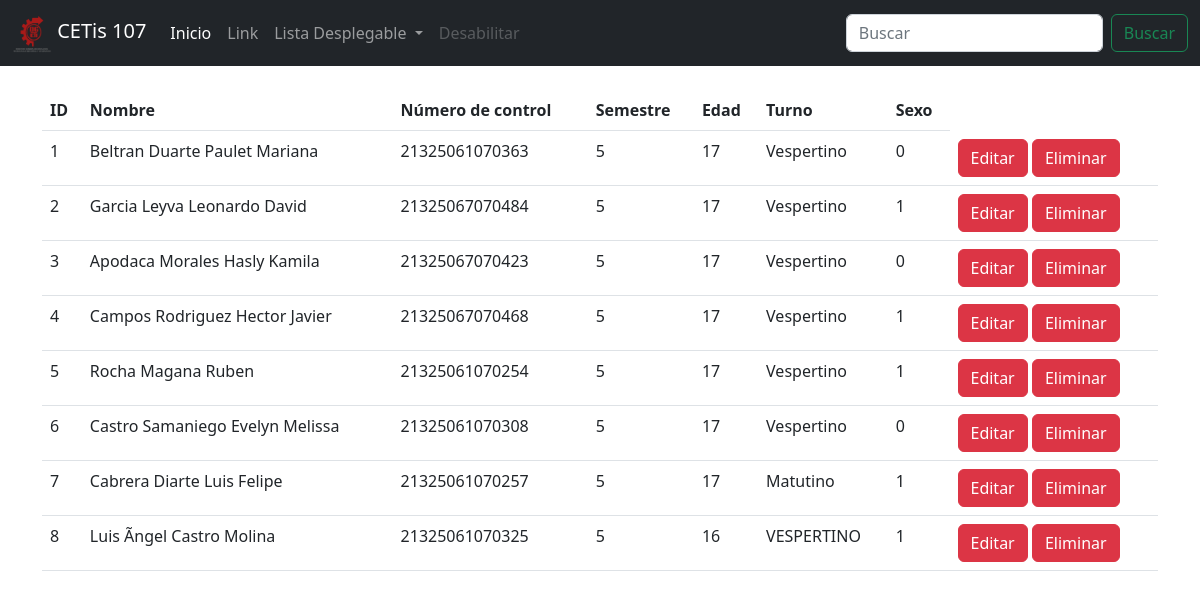
Screenshot of /consultarAlumnos.php with the database file from the repository.
### tables this page shows
CREATE TABLE `alumnos` (
  `id` int(11) NOT NULL,
  `nombre` varchar(100) NOT NULL,
  `numero_control` varchar(30) NOT NULL,
  `semestre` int(11) NOT NULL,
  `edad` int(11) NOT NULL,
  `turno` varchar(10) NOT NULL,
  `sexo` tinyint(4) NOT NULL
);

### consultarAlumnos.php (the view, shortened to what this page needs)
<!DOCTYPE html>
<html lang="en">
<head>
    <link rel="stylesheet" href="css/bootstrap.css">
</head>
<body>
    <?php
        include 'menu.php';
        include 'conexion.php';
        $sql = "SELECT * FROM alumnos";
        $datos = $conexion->query($sql);
    ?>
    <div class="container">
        <div class="row">
            <div class="col-12">
        <?php
            if($datos->num_rows > 0) { ?>
                <br>
                <table class="table table-hover">
                    <thead>
                        <tr>
                            <th>ID</th>
                            <th>Nombre</th>
                            <th>Número de control</th>
                            <th>Semestre</th>
                            <th>Edad</th>
                            <th>Turno</th>
                            <th>Sexo</th>
                        </tr>
                    </thead>
                    <tbody>
                    <?php while($registro = $datos->fetch_assoc()){ ?>
                        <tr>
                            <td><?php echo $registro["id"]; ?></td>
                            <td><?php echo $registro["nombre"]; ?></td>
                            <td><?php echo $registro["numero_control"]; ?></td>
                            <td><?php echo $registro["semestre"]; ?></td>
                            <td><?php echo $registro["edad"]; ?></td>
                            <td><?php echo $registro["turno"]; ?></td>
                            <td><?php echo $registro["sexo"]; ?></td>
                            <td>
                                <a href="editarAlumno.php?id=<?php echo $registro["id"]; ?>" class="btn btn-danger" class="btn btn-sm btn-primary">Editar</a>
                                <a href="eliminarAlumno.php?id=<?php echo $registro["id"]; ?>" class="btn btn-danger" class="btn btn-sm btn-danger">Eliminar</a>
                            </td>
                        </tr>
                        <?php } ?>
                    </tbody>
                </table>
        <?php }else{ ?>
            <center><h2>No existen datos del alumno en la base de datos</h2></center>
        <?php } ?>
            </div>
        </div>
    </div>
</body>
</html>

### rows the page displays
alumnos: id "1", nombre "Beltran Duarte Paulet Mariana", numero_control "21325061070363", semestre "5", edad "17", turno "Vespertino", sexo "0"
alumnos: id "2", nombre "Garcia Leyva Leonardo David", numero_control "21325067070484", semestre "5", edad "17", turno "Vespertino", sexo "1"
alumnos: id "3", nombre "Apodaca Morales Hasly Kamila", numero_control "21325067070423", semestre "5", edad "17", turno "Vespertino", sexo "0"
alumnos: id "4", nombre "Campos Rodriguez Hector Javier", numero_control "21325067070468", semestre "5", edad "17", turno "Vespertino", sexo "1"
alumnos: id "5", nombre "Rocha Magana Ruben", numero_control "21325061070254", semestre "5", edad "17", turno "Vespertino", sexo "1"
alumnos: id "6", nombre "Castro Samaniego Evelyn Melissa", numero_control "21325061070308", semestre "5", edad "17", turno "Vespertino", sexo "0"
alumnos: id "7", nombre "Cabrera Diarte Luis Felipe", numero_control "21325061070257", semestre "5", edad "17", turno "Matutino", sexo "1"
alumnos: id "8", nombre "Luis Ãngel Castro Molina", numero_control "21325061070325", semestre "5", edad "16", turno "VESPERTINO", sexo "1"
